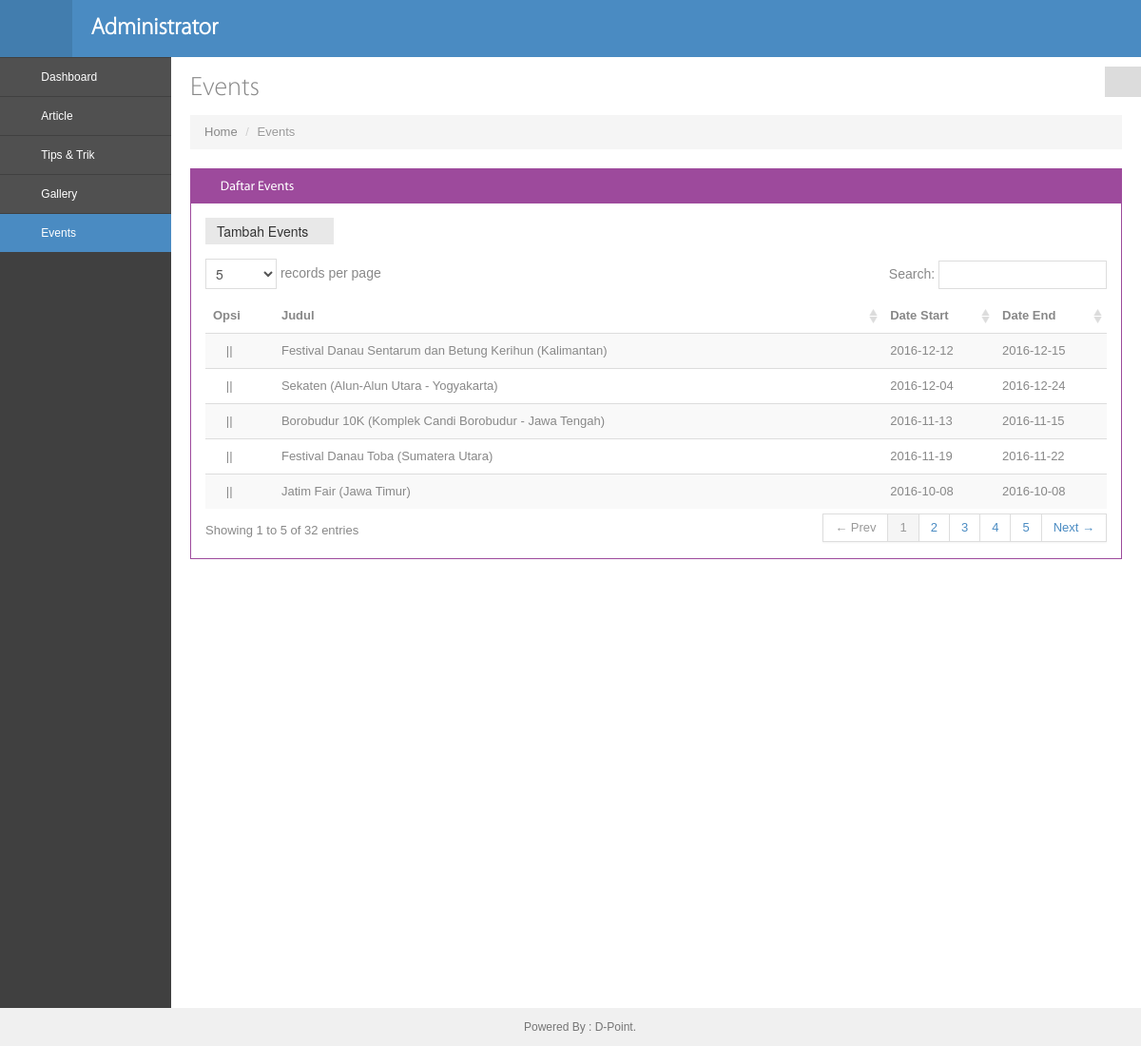
Page /administrator/events.php (signed in) on the committed database.
### tables this page shows
CREATE TABLE `events` (
  `id` int(11) NOT NULL,
  `title` varchar(255) NOT NULL,
  `start` date NOT NULL,
  `end` date DEFAULT NULL
);

### administrator/events.php (the view, shortened to what this page needs)
<!DOCTYPE html>
<?php
include ('aksi_admin/session.php');
 ?>
<head>
   <link href="assets/bootstrap/css/bootstrap.min.css" rel="stylesheet" />
   <link href="assets/bootstrap/css/bootstrap-responsive.min.css" rel="stylesheet" />
   <link href="assets/bootstrap/css/bootstrap-fileupload.css" rel="stylesheet" />
   <link href="assets/font-awesome/css/font-awesome.css" rel="stylesheet" />
   <link href="css/style.css" rel="stylesheet" />
   <link href="css/style-responsive.css" rel="stylesheet" />
   <link href="css/style-default.css" rel="stylesheet" id="style_color" />
   <link rel="stylesheet" href="assets/data-tables/DT_bootstrap.css" />
</head>
<body class="fixed-top">
   <div id="header" class="navbar navbar-inverse navbar-fixed-top">
       <div class="navbar-inner">
           <div class="container-fluid">
               <div class="sidebar-toggle-box hidden-phone">
                   <div class="icon-reorder"></div>
               </div>
               <a class="brand" href="dashboard.php">
                   <h3 class="sub-menu">Administrator</h3>
               </a>
               <div class="top-nav ">
                   <ul class="nav pull-right top-menu" >
                       <li class="dropdown mtop5">
                           <a class="dropdown-toggle element" data-placement="bottom" data-toggle="tooltip" href="aksi_admin/aksi_logout.php" data-original-title="Keluar">
                               <i class="icon-off"></i>
                           </a>
                       </li>
                   </ul>
               </div>
           </div>
       </div>
   </div>
   <div id="container" class="row-fluid">
      <div class="sidebar-scroll">
          <div id="sidebar" class="nav-collapse collapse">
              <ul class="sidebar-menu">
                  <li class="sub-menu">
                      <a class="" href="dashboard.php">
                          <i class="icon-dashboard"></i>
                          <span>Dashboard</span>
                      </a>
                  </li>
                     <li class="sub-menu">
                      <a href="article.php" class="">
                          <i class="icon-book"></i>
                          <span>Article</span>
                      </a>
                  </li>
                  <li class="sub-menu">
                      <a href="tips.php" class="">
                          <i class="icon-road"></i>
                          <span>Tips &amp; Trik </span>
                      </a>
                  </li>
                  <li class="sub-menu">
                      <a href="gallery.php" class="">
                          <i class="icon-camera"></i>
                          <span>Gallery</span>
                      </a>
                  </li>
                  <li class="sub-menu active">
                      <a href="events.php" class="">
                          <i class="icon-calendar"></i>
                          <span>Events</span>
                      </a>
                  </li>
              </ul>
          </div>
      </div>
      <div id="main-content">
         <div class="container-fluid">
            <div class="row-fluid">
               <div class="span12">
                   <div id="theme-change" class="hidden-phone">
                       <i class="icon-cogs"></i>
                   </div>
                   <h3 class="page-title">
                     Events
                   </h3>
                   <ul class="breadcrumb">
                       <li>
                           <a href="dashboard.php">Home</a>
                           <span class="divider">/</span>
                       </li>
                       <li class="active">
                           Events
                       </li>
                   </ul>
               </div>
            </div>
             <div class="row-fluid">
                 <div class="span12">
                     <div class="widget purple">
                         <div class="widget-title">
                             <h4><i class="icon-reorder"></i> Daftar Events</h4>
                            <span class="tools">
                                <a href="javascript:;" class="icon-chevron-down"></a>
                            </span>
                         </div>
                         <div class="widget-body">
                             <div>
                                 <div class="clearfix">
                                 <a href="tambah_posting/tambah_events.php" >
                                     <div class="btn-group">
                                         <button class="btn green" >
                                             Tambah Events <i class="icon-plus"></i>
                                         </button>
                                     </div>
                                     </a>
                                 <div class="space15"></div>
                                 <table class="table table-striped table-hover " id="editable-sample">
                                     <thead>
                                     <tr>
                                         <th>Opsi</th>
                                         <th>Judul</th>
                                         <th>Date Start</th>
                                         <th>Date End </th>
                                     </tr>
                                     </thead>
                                     <tbody>
                                     <?php
                                     $query = mysqli_query($connect, "SELECT * FROM events ORDER BY id DESC");
                    while ($data = mysqli_fetch_array($query)){
                    ?>
                                     <tr class="">
                                         <td><a href="edit_posting/edit_events.php?id=<?php echo $data['id']; ?>"><b class="icon-pencil"></b></a> ||
                                         <a href="aksi_admin/aksi_hapus_events.php?id=<?php echo $data['id'];?>"><b class="icon-trash"></b></a></td>
                                         <td><?php echo $data['title']; ?></td>
                                         <td><?php echo $data['start']; ?></td>
                                         <td><?php echo $data['end']; ?></td>
                                     </tr>
                                      <?php
                    }
                    ?>
                                     </tbody>
                                 </table>
                             </div>
                         </div>
                     </div>
                 </div>
             </div>
         </div>
      </div>
   </div>
   <div id="footer">
       Powered By : D-Point.
        </div>
</body>
</html>

### administrator/css/style-responsive.css (style rules this page uses)
@media (min-width: 980px) { #sidebar { position: absolute; width: 180px; } }
@media (min-width: 980px) { #sidebar ul { margin-top:1px !important; width: 100%; } }
@media (min-width: 980px) { #main-content { margin-top: 0px !important; } }
@media (min-width: 980px) { .fixed-top #main-content { margin-top: 20px; } }

### administrator/css/style-default.css (style rules this page uses)
body { color: #888888; }
a, a:hover { text-shadow: none !important; color: #4a8bc2; }
#header.navbar-inverse .navbar-inner { background-color: #4a8bc2; background-image: -moz-linear-gradient(top, #4a8bc2, #4a8bc2); background-image: -webkit-gradient(linear, 0 0, 0 100%, from(#4a8bc2), to(#4a8bc2)); background-image: -webkit-linear-gradient(top, #4a8bc2, #4a8bc2); background-image: -o-linear-gradient(top, #4a8bc2, #4a8bc2); background-image: linear-gradient(to bottom, #4a8bc2, #4a8bc2); background-repeat: repeat-x; border-color: #4a8bc2; color: #fff; filter: progid:DXImageTransform.Microsoft.gradient(startColorstr='#ff4a8bc2', endColorstr='#ff4a8bc2', GradientType=0); }
.sidebar-toggle-box { background: #427dae; color: #fff; }
#sidebar > ul > li > a { color: #fff !important; }
#sidebar > ul > li a i { color: #fff !important; display: inline-block; }
#sidebar > ul > li.active > a, #sidebar > ul > li >a:hover, #sidebar > ul > li:hover>a { background: #4a8bc2; }

### rows in the picture
events: title "Festival Danau Sentarum dan Betung Kerihun (Kalimantan)", start "2016-12-12", end "2016-12-15"
events: title "Sekaten (Alun-Alun Utara - Yogyakarta)", start "2016-12-04", end "2016-12-24"
events: title "Borobudur 10K (Komplek Candi Borobudur - Jawa Tengah)", start "2016-11-13", end "2016-11-15"
events: title "Festival Danau Toba (Sumatera Utara)", start "2016-11-19", end "2016-11-22"
events: title "Jatim Fair (Jawa Timur)", start "2016-10-08", end "2016-10-08"
